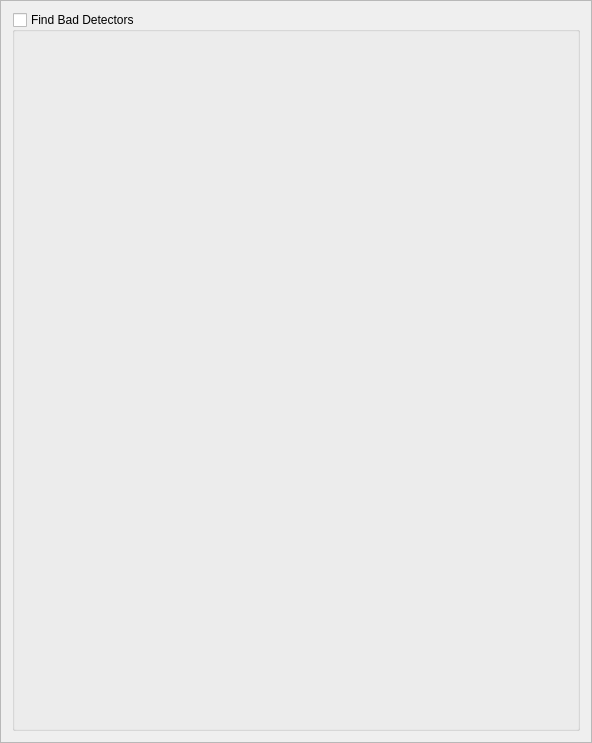
<?xml version="1.0" encoding="UTF-8"?>
<ui version="4.0">
 <class>DiagDetsFrame</class>
 <widget class="QFrame" name="DiagDetsFrame">
  <property name="geometry">
   <rect>
    <x>0</x>
    <y>0</y>
    <width>592</width>
    <height>743</height>
   </rect>
  </property>
  <property name="windowTitle">
   <string>Frame</string>
  </property>
  <property name="frameShape">
   <enum>QFrame::StyledPanel</enum>
  </property>
  <property name="frameShadow">
   <enum>QFrame::Raised</enum>
  </property>
  <layout class="QVBoxLayout" name="verticalLayout">
   <item>
    <widget class="QGroupBox" name="find_bad_det_gb">
     <property name="title">
      <string>Find Bad Detectors</string>
     </property>
     <property name="checkable">
      <bool>true</bool>
     </property>
     <property name="checked">
      <bool>false</bool>
     </property>
    </widget>
   </item>
  </layout>
 </widget>
 <resources/>
 <connections/>
</ui>
